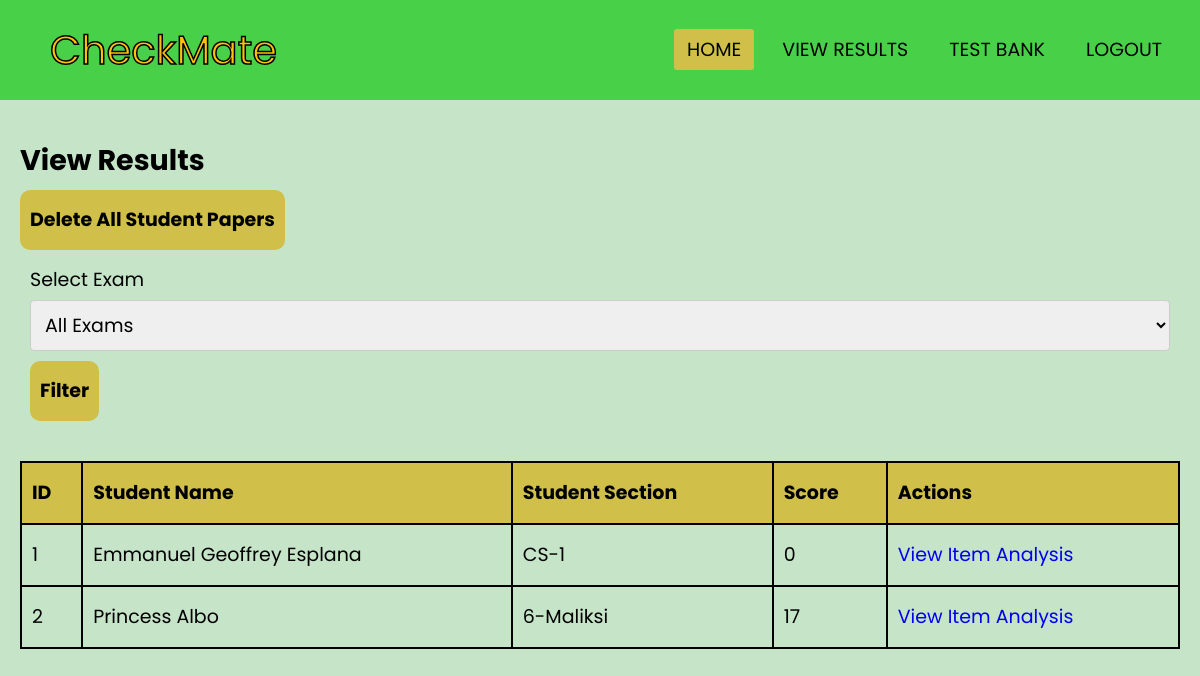
Before: /view_results (signed in) with the older database file.
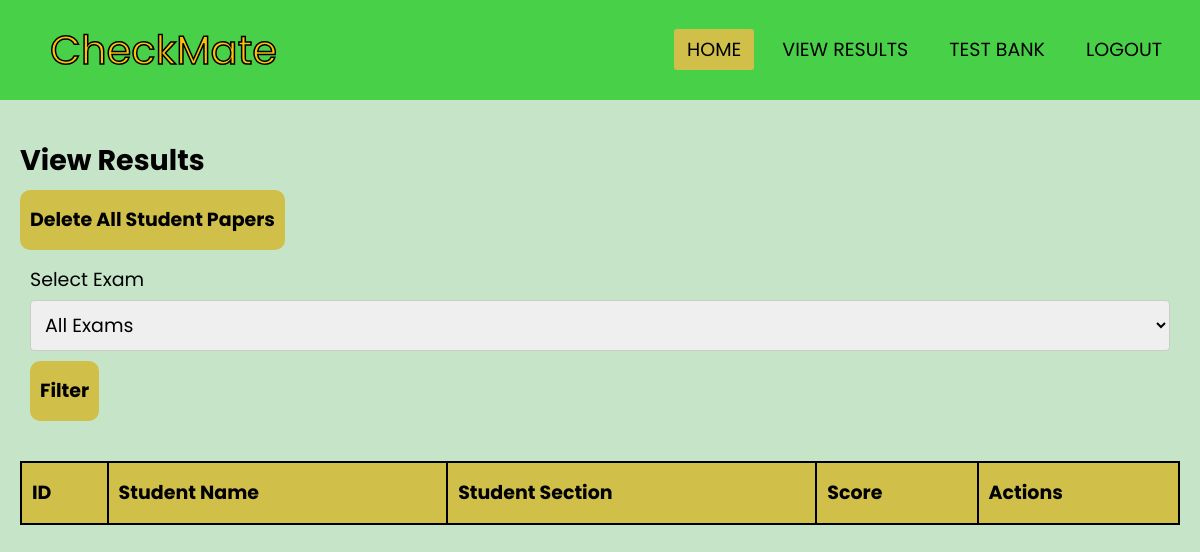
After: the same page with the newer database file.
### app.py (models this page shows)
class StudentPaper(db.Model):
    id = db.Column(db.Integer, primary_key=True)
    student_name = db.Column(db.String(100), nullable=False)
    student_section = db.Column(db.String(100), nullable=False)
    file_path = db.Column(db.String(200), nullable=False)
    answers = db.Column(db.PickleType, nullable=False)
    score = db.Column(db.Integer, nullable=False)
    item_analysis = db.Column(db.PickleType, nullable=False)
    exam_id = db.Column(db.Integer, db.ForeignKey('answer_key.id'), nullable=False)
    exam = db.relationship('AnswerKey', backref=db.backref('student_papers', lazy=True))

### app.py (the view)
@app.route('/view_results', methods=['GET'])
@login_required
def view_results():
    selected_exam_id = request.args.get('exam')
    exams = AnswerKey.query.all()
    if selected_exam_id:
        student_papers = StudentPaper.query.filter_by(exam_id=selected_exam_id).all()
    else:
        student_papers = StudentPaper.query.all()
    return render_template('view_results.html', student_papers=student_papers, exams=exams, selected_exam=selected_exam_id)

### app.py (called while the page is built)
@login_manager.user_loader
def load_user(user_id):
    return User.query.get(int(user_id))

### templates/view_results.html (shortened to what this page needs)
{% extends 'home-base.html' %}
{% block content %}
<h2>View Results</h2>
<form method="post" action="{{ url_for('delete_all_student_papers') }}" onsubmit="return confirm('Are you sure you want to delete all student papers?');">
  <button type="submit" class="btn btn-danger mb-2">Delete All Student Papers</button>
</form>
<form method="get" action="{{ url_for('view_results') }}">
  <div class="form-group">
    <label for="exam">Select Exam</label>
    <select class="form-control" id="exam" name="exam">
      <option value="">All Exams</option>
    </select>
    <button type="submit" class="btn btn-primary">Filter</button>
  </div>
</form>
<div style="overflow-x:auto;">
  <table>
    <thead>
      <tr>
        <th>ID</th>
        <th>Student Name</th>
        <th>Student Section</th>
        <th>Score</th>
        <th>Actions</th>
      </tr>
    </thead>
    <tbody>
      {% for paper in student_papers %}
        <tr>
          <td>{{ paper.id }}</td>
          <td>{{ paper.student_name }}</td>
          <td>{{ paper.student_section }}</td>
          <td>{{ paper.score }}</td>
          <td>
            <a class="btn btn-info" href="{{ url_for('view_item_analysis', paper_id=paper.id) }}">View Item Analysis</a>
          </td>
        </tr>
      {% endfor %}
    </tbody>
  </table>
</div>
{% endblock %}

### templates/home-base.html (shortened to what this page needs)
<!DOCTYPE html>
<html lang="en">
<head>
    <link rel="stylesheet" href="{{ url_for('static', filename='css/home.css')}}">
</head>
<body>
    <nav>
        <label class="logo">CheckMate</label>
        <ul>
            <li><a class="active" href="{{ url_for('home') }}">Home</a></li>
            <li><a href="{{ url_for('view_results') }}">View Results</a></li>
            <li><a href="{{ url_for('manage_test_bank') }}">Test Bank</a></li>
            <li><a href="{{ url_for('logout') }}">Logout</a></li>
        </ul>
      </nav>
    <div class="container">
        {% block content %}{% endblock %}
    </div>
</body>
</html>

### static/css/home.css (style rules this page uses)
:root { --ff: "Poppins", sans-serif; --colorprimary: #49d049; --colorprimary2: #C5E4C8; --colorsecondary: #d0bf49; --colorsecondary2: #FFC107; --colortertiary: #ffffff; --colortertiary2: #000000; --h1: bold 48px/60px var(--ff); --h2: normal 40px/50px var(--ff); --h3: bold 33px/40px var(--ff); --h6: normal 19px/40px var(--ff); --p: light 16px/20px var(--ff); }
* { margin: 0; padding: 0; box-sizing: border-box; text-decoration: none; list-style: none; }
body { background: var(--colorprimary2); color: var(--colortertiary2); font: var(--h6); }
.container { max-width: 1280px; margin: 20px auto; padding: 20px; }
nav { background: var(--colorprimary); height: 100px; width: 100%; }
label.logo { font: var(--h2); color: var(--colorsecondary2); -webkit-text-stroke: 1.5px black; line-height: 100px; padding: 0 50px; }
nav ul { float: right; margin-right: 20px; }
nav ul li { display: inline-block; line-height: 100px; margin: 0 5px; }
nav ul li a { color: var(--colortertiary2); padding: 7px 13px; border-radius: 3px; text-transform: uppercase; }
a.active, a:hover { background: var(--colorsecondary); transition: .5s; }
button { display: inline-block; padding: 10px; margin-top: 10px; background: var(--colorsecondary); border: none; font: var(--h6); font-weight: bold; border-radius: 10px; cursor: pointer; }
table { width: 100%; border-collapse: collapse; margin-top: 10px; }
th, td { padding: 10px; border: 2px solid var(--colortertiary2); text-align: left; }
th { background: var(--colorsecondary); }
.form-group { margin-bottom: 20px; padding: 10px; }
select { width: 100%; padding: 10px; box-sizing: border-box; border: 1px solid #ccc; border-radius: 4px; font: var(--p); }

Changed rows visible on the page:
removed StudentPaper: id "1", student_name "Emmanuel Geoffrey Esplana", student_section "CS-1", score "0"
removed StudentPaper: id "2", student_name "Princess Albo", student_section "6-Maliksi", score "17"
